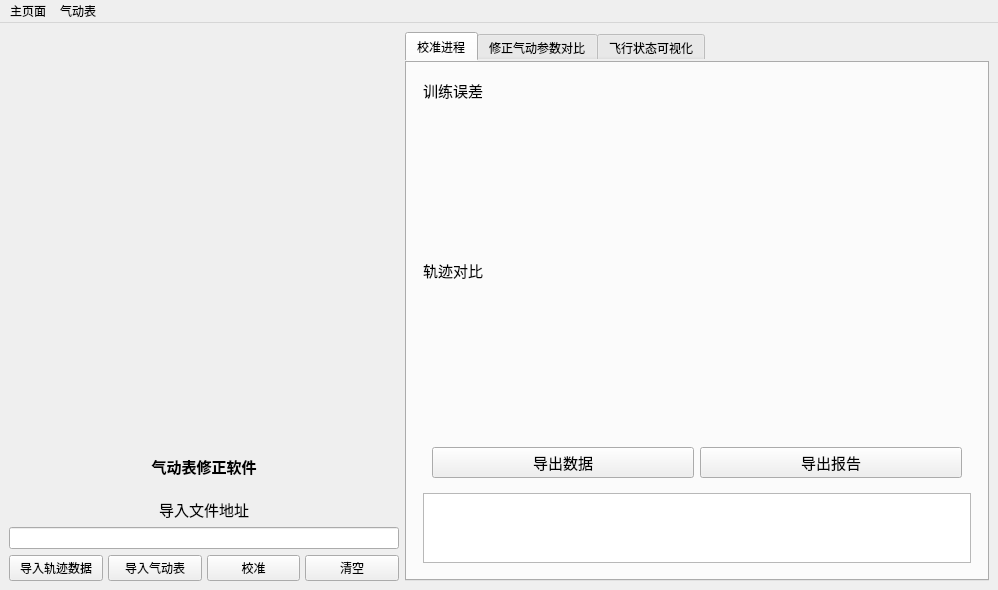
<?xml version="1.0" encoding="UTF-8"?>
<ui version="4.0">
 <class>MainWindow</class>
 <widget class="QMainWindow" name="MainWindow">
  <property name="geometry">
   <rect>
    <x>0</x>
    <y>0</y>
    <width>998</width>
    <height>590</height>
   </rect>
  </property>
  <property name="windowTitle">
   <string>MainWindow</string>
  </property>
  <widget class="QWidget" name="centralwidget">
   <property name="sizePolicy">
    <sizepolicy hsizetype="Preferred" vsizetype="Preferred">
     <horstretch>0</horstretch>
     <verstretch>0</verstretch>
    </sizepolicy>
   </property>
   <layout class="QHBoxLayout" name="horizontalLayout_2" stretch="4,6">
    <item>
     <layout class="QVBoxLayout" name="verticalLayout_2">
      <item>
       <widget class="QWidget" name="map" native="true">
        <property name="sizePolicy">
         <sizepolicy hsizetype="Preferred" vsizetype="Preferred">
          <horstretch>0</horstretch>
          <verstretch>8</verstretch>
         </sizepolicy>
        </property>
        <layout class="QHBoxLayout" name="horizontalLayout_8">
         <item>
          <layout class="QVBoxLayout" name="verticalLayout_5"/>
         </item>
        </layout>
       </widget>
      </item>
      <item>
       <widget class="QLabel" name="label_2">
        <property name="sizePolicy">
         <sizepolicy hsizetype="Preferred" vsizetype="Preferred">
          <horstretch>0</horstretch>
          <verstretch>1</verstretch>
         </sizepolicy>
        </property>
        <property name="font">
         <font>
          <family>楷体</family>
          <pointsize>11</pointsize>
         </font>
        </property>
        <property name="text">
         <string>&lt;html&gt;&lt;head/&gt;&lt;body&gt;&lt;p&gt;&lt;span style=&quot; font-weight:600;&quot;&gt;气动表修正软件&lt;/span&gt;&lt;/p&gt;&lt;/body&gt;&lt;/html&gt;</string>
        </property>
        <property name="textFormat">
         <enum>Qt::MarkdownText</enum>
        </property>
        <property name="alignment">
         <set>Qt::AlignCenter</set>
        </property>
       </widget>
      </item>
      <item>
       <layout class="QVBoxLayout" name="verticalLayout">
        <item>
         <widget class="QLabel" name="label">
          <property name="font">
           <font>
            <pointsize>11</pointsize>
           </font>
          </property>
          <property name="contextMenuPolicy">
           <enum>Qt::DefaultContextMenu</enum>
          </property>
          <property name="text">
           <string>导入文件地址</string>
          </property>
          <property name="alignment">
           <set>Qt::AlignCenter</set>
          </property>
         </widget>
        </item>
        <item>
         <widget class="QLineEdit" name="lineEdit"/>
        </item>
       </layout>
      </item>
      <item>
       <layout class="QHBoxLayout" name="horizontalLayout">
        <property name="spacing">
         <number>5</number>
        </property>
        <item>
         <widget class="QPushButton" name="file1">
          <property name="text">
           <string>导入轨迹数据</string>
          </property>
         </widget>
        </item>
        <item>
         <widget class="QPushButton" name="file2">
          <property name="text">
           <string>导入气动表</string>
          </property>
         </widget>
        </item>
        <item>
         <widget class="QPushButton" name="button">
          <property name="text">
           <string>校准</string>
          </property>
         </widget>
        </item>
        <item>
         <widget class="QPushButton" name="erase">
          <property name="text">
           <string>清空</string>
          </property>
         </widget>
        </item>
       </layout>
      </item>
     </layout>
    </item>
    <item>
     <layout class="QVBoxLayout" name="verticalLayout_3" stretch="0">
      <property name="spacing">
       <number>6</number>
      </property>
      <property name="sizeConstraint">
       <enum>QLayout::SetDefaultConstraint</enum>
      </property>
      <item>
       <widget class="QTabWidget" name="tabWidget">
        <property name="enabled">
         <bool>true</bool>
        </property>
        <property name="sizePolicy">
         <sizepolicy hsizetype="Expanding" vsizetype="Expanding">
          <horstretch>0</horstretch>
          <verstretch>0</verstretch>
         </sizepolicy>
        </property>
        <property name="sizeIncrement">
         <size>
          <width>0</width>
          <height>0</height>
         </size>
        </property>
        <property name="font">
         <font>
          <family>Adobe 黑体 Std R</family>
         </font>
        </property>
        <property name="styleSheet">
         <string notr="true">border-right-color: rgb(170, 255, 255);</string>
        </property>
        <property name="currentIndex">
         <number>0</number>
        </property>
        <property name="iconSize">
         <size>
          <width>16</width>
          <height>16</height>
         </size>
        </property>
        <property name="movable">
         <bool>true</bool>
        </property>
        <widget class="QWidget" name="tab3">
         <attribute name="title">
          <string>校准进程</string>
         </attribute>
         <layout class="QVBoxLayout" name="verticalLayout_14">
          <item>
           <widget class="QWidget" name="widget" native="true">
            <layout class="QVBoxLayout" name="verticalLayout_9" stretch="0,6,0,6,1,2">
             <item>
              <widget class="QLabel" name="label_4">
               <property name="font">
                <font>
                 <pointsize>11</pointsize>
                </font>
               </property>
               <property name="text">
                <string>训练误差</string>
               </property>
              </widget>
             </item>
             <item>
              <widget class="QWidget" name="widget_7" native="true"/>
             </item>
             <item>
              <widget class="QLabel" name="label_11">
               <property name="font">
                <font>
                 <pointsize>11</pointsize>
                </font>
               </property>
               <property name="text">
                <string>轨迹对比</string>
               </property>
              </widget>
             </item>
             <item>
              <widget class="QWidget" name="widget_9" native="true">
               <property name="font">
                <font>
                 <pointsize>12</pointsize>
                </font>
               </property>
              </widget>
             </item>
             <item>
              <widget class="QWidget" name="widget_8" native="true">
               <layout class="QHBoxLayout" name="horizontalLayout_7">
                <item>
                 <widget class="QPushButton" name="analysis">
                  <property name="font">
                   <font>
                    <pointsize>11</pointsize>
                   </font>
                  </property>
                  <property name="text">
                   <string>导出数据</string>
                  </property>
                 </widget>
                </item>
                <item>
                 <widget class="QPushButton" name="generate_file">
                  <property name="font">
                   <font>
                    <pointsize>11</pointsize>
                   </font>
                  </property>
                  <property name="text">
                   <string>导出报告</string>
                  </property>
                 </widget>
                </item>
               </layout>
              </widget>
             </item>
             <item>
              <widget class="QPlainTextEdit" name="plainTextEdit">
               <property name="font">
                <font>
                 <pointsize>12</pointsize>
                </font>
               </property>
              </widget>
             </item>
            </layout>
           </widget>
          </item>
         </layout>
        </widget>
        <widget class="QWidget" name="tab1">
         <attribute name="title">
          <string>修正气动参数对比</string>
         </attribute>
         <layout class="QVBoxLayout" name="verticalLayout_6" stretch="2,1">
          <item>
           <widget class="QWidget" name="widget_2" native="true">
            <property name="sizePolicy">
             <sizepolicy hsizetype="Preferred" vsizetype="Preferred">
              <horstretch>0</horstretch>
              <verstretch>15</verstretch>
             </sizepolicy>
            </property>
            <layout class="QGridLayout" name="gridLayout_2">
             <item row="0" column="0">
              <layout class="QGridLayout" name="gridLayout">
               <property name="sizeConstraint">
                <enum>QLayout::SetDefaultConstraint</enum>
               </property>
              </layout>
             </item>
            </layout>
           </widget>
          </item>
          <item>
           <widget class="QTabWidget" name="tabWidget_2">
            <property name="sizePolicy">
             <sizepolicy hsizetype="Expanding" vsizetype="Expanding">
              <horstretch>0</horstretch>
              <verstretch>0</verstretch>
             </sizepolicy>
            </property>
            <property name="currentIndex">
             <number>1</number>
            </property>
            <widget class="QWidget" name="widget">
             <attribute name="title">
              <string>默认输入参数</string>
             </attribute>
             <layout class="QVBoxLayout" name="verticalLayout_7">
              <item>
               <widget class="QLabel" name="label_5">
                <property name="text">
                 <string>输入参数：[6/57.3, 1/57.3, 2/57.3, 0, 0, 0, 0, 0, 0, 0, 0, 0, 0, 33589, 0, 5000, 0, 0, 0.03, 0, 0]</string>
                </property>
               </widget>
              </item>
              <item>
               <widget class="QLabel" name="label_6">
                <property name="text">
                 <string>目标值: [1/57.3,0,0]</string>
                </property>
               </widget>
              </item>
             </layout>
            </widget>
            <widget class="QWidget" name="tab_2">
             <attribute name="title">
              <string>自定义输入参数</string>
             </attribute>
             <layout class="QVBoxLayout" name="verticalLayout_18">
              <item>
               <widget class="QWidget" name="widget" native="true">
                <layout class="QVBoxLayout" name="verticalLayout_17">
                 <item>
                  <layout class="QHBoxLayout" name="horizontalLayout_3">
                   <item>
                    <widget class="QLabel" name="label_7">
                     <property name="text">
                      <string>输入参数</string>
                     </property>
                    </widget>
                   </item>
                   <item>
                    <widget class="QLineEdit" name="input">
                     <property name="text">
                      <string>[6/57.3, 1/57.3, 2/57.3, 0, 0, 0, 0, 0, 0, 0, 0, 0, 0, 33589, 0, 5000, 0, 0, 0.03, 0, 0]</string>
                     </property>
                     <property name="readOnly">
                      <bool>false</bool>
                     </property>
                    </widget>
                   </item>
                  </layout>
                 </item>
                 <item>
                  <layout class="QHBoxLayout" name="horizontalLayout_19">
                   <item>
                    <layout class="QVBoxLayout" name="verticalLayout_16">
                     <item>
                      <layout class="QHBoxLayout" name="horizontalLayout_17" stretch="1,1">
                       <item>
                        <widget class="QLabel" name="label_8">
                         <property name="text">
                          <string>目标值</string>
                         </property>
                        </widget>
                       </item>
                       <item>
                        <widget class="QLineEdit" name="goal">
                         <property name="text">
                          <string>[1/57.3,0,0]</string>
                         </property>
                        </widget>
                       </item>
                      </layout>
                     </item>
                     <item>
                      <layout class="QHBoxLayout" name="horizontalLayout_18" stretch="1,1">
                       <item>
                        <widget class="QLabel" name="label_13">
                         <property name="text">
                          <string>大气密度相对偏差</string>
                         </property>
                        </widget>
                       </item>
                       <item>
                        <widget class="QComboBox" name="comboBox_6">
                         <item>
                          <property name="text">
                           <string>10%</string>
                          </property>
                         </item>
                         <item>
                          <property name="text">
                           <string>20%</string>
                          </property>
                         </item>
                        </widget>
                       </item>
                      </layout>
                     </item>
                    </layout>
                   </item>
                   <item>
                    <layout class="QVBoxLayout" name="verticalLayout_8">
                     <item>
                      <layout class="QHBoxLayout" name="horizontalLayout_10">
                       <item>
                        <layout class="QHBoxLayout" name="horizontalLayout_9">
                         <item>
                          <widget class="QLabel" name="label_12">
                           <property name="text">
                            <string>CD通道绝对偏差</string>
                           </property>
                          </widget>
                         </item>
                         <item>
                          <widget class="QLineEdit" name="lineEdit_2">
                           <property name="text">
                            <string>0.02</string>
                           </property>
                          </widget>
                         </item>
                        </layout>
                       </item>
                       <item>
                        <layout class="QHBoxLayout" name="horizontalLayout_4">
                         <item>
                          <widget class="QLabel" name="label_3">
                           <property name="text">
                            <string>相对偏差</string>
                           </property>
                          </widget>
                         </item>
                         <item>
                          <widget class="QComboBox" name="comboBox">
                           <item>
                            <property name="text">
                             <string>10%</string>
                            </property>
                           </item>
                           <item>
                            <property name="text">
                             <string>5%</string>
                            </property>
                           </item>
                          </widget>
                         </item>
                        </layout>
                       </item>
                      </layout>
                     </item>
                     <item>
                      <layout class="QHBoxLayout" name="horizontalLayout_11">
                       <item>
                        <layout class="QHBoxLayout" name="horizontalLayout_12">
                         <item>
                          <widget class="QLabel" name="label_14">
                           <property name="text">
                            <string>CL通道绝对偏差</string>
                           </property>
                          </widget>
                         </item>
                         <item>
                          <widget class="QLineEdit" name="lineEdit_3">
                           <property name="text">
                            <string>0.02</string>
                           </property>
                          </widget>
                         </item>
                        </layout>
                       </item>
                       <item>
                        <layout class="QHBoxLayout" name="horizontalLayout_13">
                         <item>
                          <widget class="QLabel" name="label_15">
                           <property name="text">
                            <string>相对偏差</string>
                           </property>
                          </widget>
                         </item>
                         <item>
                          <widget class="QComboBox" name="comboBox_4">
                           <item>
                            <property name="text">
                             <string>10%</string>
                            </property>
                           </item>
                           <item>
                            <property name="text">
                             <string>5%</string>
                            </property>
                           </item>
                          </widget>
                         </item>
                        </layout>
                       </item>
                      </layout>
                     </item>
                     <item>
                      <layout class="QHBoxLayout" name="horizontalLayout_14">
                       <item>
                        <layout class="QHBoxLayout" name="horizontalLayout_15">
                         <item>
                          <widget class="QLabel" name="label_16">
                           <property name="text">
                            <string>CY通道绝对偏差</string>
                           </property>
                          </widget>
                         </item>
                         <item>
                          <widget class="QLineEdit" name="lineEdit_4">
                           <property name="text">
                            <string>0.02</string>
                           </property>
                          </widget>
                         </item>
                        </layout>
                       </item>
                       <item>
                        <layout class="QHBoxLayout" name="horizontalLayout_16">
                         <item>
                          <widget class="QLabel" name="label_17">
                           <property name="text">
                            <string>相对偏差</string>
                           </property>
                          </widget>
                         </item>
                         <item>
                          <widget class="QComboBox" name="comboBox_5">
                           <item>
                            <property name="text">
                             <string>10%</string>
                            </property>
                           </item>
                           <item>
                            <property name="text">
                             <string>5%</string>
                            </property>
                           </item>
                          </widget>
                         </item>
                        </layout>
                       </item>
                      </layout>
                     </item>
                    </layout>
                   </item>
                  </layout>
                 </item>
                </layout>
               </widget>
              </item>
             </layout>
            </widget>
           </widget>
          </item>
         </layout>
        </widget>
        <widget class="QWidget" name="tab2">
         <property name="enabled">
          <bool>true</bool>
         </property>
         <property name="autoFillBackground">
          <bool>false</bool>
         </property>
         <attribute name="title">
          <string>飞行状态可视化</string>
         </attribute>
         <layout class="QVBoxLayout" name="verticalLayout_15">
          <item>
           <layout class="QVBoxLayout" name="verticalLayout_4" stretch="0,1,0,1">
            <item>
             <widget class="QWidget" name="widget_3" native="true">
              <property name="sizePolicy">
               <sizepolicy hsizetype="Preferred" vsizetype="Minimum">
                <horstretch>0</horstretch>
                <verstretch>0</verstretch>
               </sizepolicy>
              </property>
              <layout class="QHBoxLayout" name="horizontalLayout_5">
               <property name="leftMargin">
                <number>9</number>
               </property>
               <property name="topMargin">
                <number>4</number>
               </property>
               <property name="bottomMargin">
                <number>4</number>
               </property>
               <item>
                <widget class="QLabel" name="label_9">
                 <property name="sizePolicy">
                  <sizepolicy hsizetype="Preferred" vsizetype="Preferred">
                   <horstretch>0</horstretch>
                   <verstretch>0</verstretch>
                  </sizepolicy>
                 </property>
                 <property name="text">
                  <string>飞行位置相关参数</string>
                 </property>
                </widget>
               </item>
               <item>
                <widget class="QComboBox" name="comboBox_2">
                 <item>
                  <property name="text">
                   <string>X坐标</string>
                  </property>
                 </item>
                 <item>
                  <property name="text">
                   <string>Y坐标</string>
                  </property>
                 </item>
                 <item>
                  <property name="text">
                   <string>Z坐标</string>
                  </property>
                 </item>
                 <item>
                  <property name="text">
                   <string>Vx</string>
                  </property>
                 </item>
                 <item>
                  <property name="text">
                   <string>Vy</string>
                  </property>
                 </item>
                 <item>
                  <property name="text">
                   <string>Vz</string>
                  </property>
                 </item>
                 <item>
                  <property name="text">
                   <string>ωx</string>
                  </property>
                 </item>
                 <item>
                  <property name="text">
                   <string>ωy</string>
                  </property>
                 </item>
                 <item>
                  <property name="text">
                   <string>ωz</string>
                  </property>
                 </item>
                </widget>
               </item>
              </layout>
             </widget>
            </item>
            <item>
             <widget class="QWidget" name="widget_4" native="true">
              <layout class="QVBoxLayout" name="verticalLayout_12">
               <item>
                <layout class="QVBoxLayout" name="verticalLayout_10"/>
               </item>
              </layout>
             </widget>
            </item>
            <item>
             <widget class="QWidget" name="widget_5" native="true">
              <layout class="QHBoxLayout" name="horizontalLayout_6">
               <property name="topMargin">
                <number>4</number>
               </property>
               <property name="bottomMargin">
                <number>4</number>
               </property>
               <item>
                <widget class="QLabel" name="label_10">
                 <property name="text">
                  <string>飞行姿态相关参数</string>
                 </property>
                </widget>
               </item>
               <item>
                <widget class="QComboBox" name="comboBox_3">
                 <item>
                  <property name="text">
                   <string>俯仰角</string>
                  </property>
                 </item>
                 <item>
                  <property name="text">
                   <string>滚转角</string>
                  </property>
                 </item>
                 <item>
                  <property name="text">
                   <string>偏航角</string>
                  </property>
                 </item>
                 <item>
                  <property name="text">
                   <string>侧滑角</string>
                  </property>
                 </item>
                 <item>
                  <property name="text">
                   <string>攻角</string>
                  </property>
                 </item>
                </widget>
               </item>
              </layout>
             </widget>
            </item>
            <item>
             <widget class="QWidget" name="widget_6" native="true">
              <layout class="QVBoxLayout" name="verticalLayout_13">
               <item>
                <layout class="QVBoxLayout" name="verticalLayout_11"/>
               </item>
              </layout>
             </widget>
            </item>
           </layout>
          </item>
         </layout>
        </widget>
       </widget>
      </item>
     </layout>
    </item>
   </layout>
  </widget>
  <widget class="QMenuBar" name="menubar">
   <property name="geometry">
    <rect>
     <x>0</x>
     <y>0</y>
     <width>998</width>
     <height>22</height>
    </rect>
   </property>
   <widget class="QMenu" name="menu">
    <property name="title">
     <string>气动表</string>
    </property>
   </widget>
   <widget class="QMenu" name="menu_2">
    <property name="title">
     <string>主页面</string>
    </property>
   </widget>
   <addaction name="menu_2"/>
   <addaction name="menu"/>
  </widget>
 </widget>
 <resources/>
 <connections/>
</ui>
